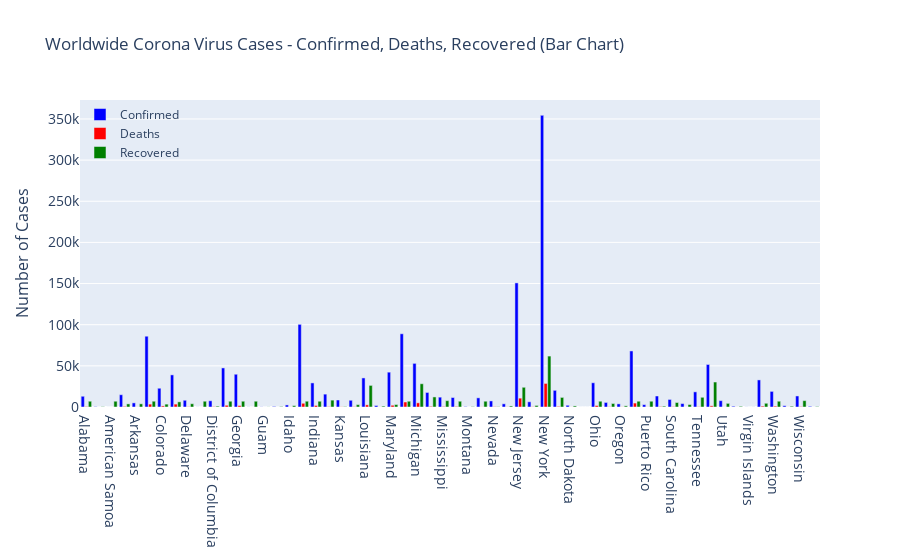

The notebook cell this image was saved under:
### Code cell
fig = go.Figure()
fig.add_trace(go.Bar(x=confirmed['Province_State'],
                y=confirmed['Confirmed'],
                name='Confirmed',
                marker_color='blue'
                ))
fig.add_trace(go.Bar(x=deaths['Province_State'],
                y=deaths['Deaths'],
                name='Deaths',
                marker_color='Red'
                ))
fig.add_trace(go.Bar(x=recovered['Province_State'],
                y=recovered['Recovered'],
                name='Recovered',
                marker_color='Green'
                ))

fig.update_layout(
    title='Worldwide Corona Virus Cases - Confirmed, Deaths, Recovered (Bar Chart)',
    xaxis_tickfont_size=14,
    yaxis=dict(
        title='Number of Cases',
        titlefont_size=16,
        tickfont_size=14,
    ),
    legend=dict(
        x=0,
        y=1.0,
        bgcolor='rgba(255, 255, 255, 0)',
        bordercolor='rgba(255, 255, 255, 0)'
    ),
    barmode='group',
    bargap=0.15, # gap between bars of adjacent location coordinates.
    bargroupgap=0.1 # gap between bars of the same location coordinate.
)
fig.show()

### Figure 1 — Plotly figure (JSON) as saved in the notebook; plotly's stock layout.template omitted (floating-point values rounded to 4 significant figures)
{"data": [{"marker": {"color": "blue"}, "name": "Confirmed", "type": "bar", "x": ["Alabama", "Alaska", "American Samoa", "Arizona", "Arkansas", "California", "Colorado", "Connecticut", "Delaware", "Diamond Princess", "District of Columbia", "Florida", "Georgia", "Grand Princess", "Guam", "Hawaii", "Idaho", "Illinois", "Indiana", "Iowa", "Kansas", "Kentucky", "Louisiana", "Maine", "Maryland", "Massachusetts", "Michigan", "Minnesota", "Mississippi", "Missouri", "Montana", "Nebraska", "Nevada", "New Hampshire", "New Jersey", "New Mexico", "New York", "North Carolina", "North Dakota", "Northern Mariana Islands", "Ohio", "Oklahoma", "Oregon", "Pennsylvania", "Puerto Rico", "Rhode Island", "South Carolina", "South Dakota", "Tennessee", "Texas", "Utah", "Vermont", "Virgin Islands", "Virginia", "Washington", "West Virginia", "Wisconsin", "Wyoming"], "y": [13052, 401, 0, 14906, 5003, 85997, 22797, 39017, 8194, 49, 7551, 47471, 39801, 103, 154, 643, 2506, 100418, 29274, 15620, 8507, 8167, 35316, 1819, 42323, 88970, 53009, 17670, 11967, 11528, 478, 11122, 7388, 3868, 150776, 6317, 354370, 20262, 2095, 21, 29436, 5532, 3801, 68126, 2866, 13356, 9175, 4177, 18412, 51673, 7710, 944, 69, 32908, 18971, 1567, 13413, 787]}, {"marker": {"color": "Red"}, "name": "Deaths", "type": "bar", "x": ["Alabama", "Alaska", "American Samoa", "Arizona", "Arkansas", "California", "Colorado", "Connecticut", "Delaware", "Diamond Princess", "District of Columbia", "Florida", "Georgia", "Grand Princess", "Guam", "Hawaii", "Idaho", "Illinois", "Indiana", "Iowa", "Kansas", "Kentucky", "Louisiana", "Maine", "Maryland", "Massachusetts", "Michigan", "Minnesota", "Mississippi", "Missouri", "Montana", "Nebraska", "Nevada", "New Hampshire", "New Jersey", "New Mexico", "New York", "North Carolina", "North Dakota", "Northern Mariana Islands", "Ohio", "Oklahoma", "Oregon", "Pennsylvania", "Puerto Rico", "Rhode Island", "South Carolina", "South Dakota", "Tennessee", "Texas", "Utah", "Vermont", "Virgin Islands", "Virginia", "Washington", "West Virginia", "Wisconsin", "Wyoming"], "y": [522, 10, 0, 747, 107, 3497, 1299, 3529, 310, 0, 407, 2096, 1697, 3, 5, 17, 77, 4525, 1864, 393, 202, 376, 2608, 73, 2123, 6066, 5060, 786, 570, 640, 16, 138, 377, 190, 10749, 283, 28636, 726, 49, 2, 1781, 299, 144, 4770, 125, 538, 407, 46, 305, 1426, 90, 54, 6, 1075, 1037, 69, 481, 11]}, {"marker": {"color": "Green"}, "name": "Recovered", "type": "bar", "x": ["Alabama", "Alaska", "American Samoa", "Arizona", "Arkansas", "California", "Colorado", "Connecticut", "Delaware", "Diamond Princess", "District of Columbia", "Florida", "Georgia", "Grand Princess", "Guam", "Hawaii", "Idaho", "Illinois", "Indiana", "Iowa", "Kansas", "Kentucky", "Louisiana", "Maine", "Maryland", "Massachusetts", "Michigan", "Minnesota", "Mississippi", "Missouri", "Montana", "Nebraska", "Nevada", "New Hampshire", "New Jersey", "New Mexico", "New York", "North Carolina", "North Dakota", "Northern Mariana Islands", "Ohio", "Oklahoma", "Oregon", "Pennsylvania", "Puerto Rico", "Rhode Island", "South Carolina", "South Dakota", "Tennessee", "Texas", "Utah", "Vermont", "Virgin Islands", "Virginia", "Washington", "West Virginia", "Wisconsin", "Wyoming"], "y": [7007.0, 352, 7007.0, 3773, 3852, 7007.0, 3478, 6264, 3965, 7007.0, 1059, 7007.0, 7007.0, 7007.0, 125, 578, 1668, 7007.0, 7007.0, 8362, 473, 2826, 26249, 1100, 2993, 7007.0, 28234, 12227, 7681, 7007.0, 440, 7007.0, 336, 1275, 23945, 1882, 61886, 11637, 1302, 13, 7007.0, 4266, 1406, 7007.0, 7007.0, 1030, 5451, 3023, 11783, 30341, 4423, 824, 61, 4523, 7007.0, 950, 7728, 528]}], "layout": {"bargap": 0.15, "bargroupgap": 0.1, "barmode": "group", "legend": {"bgcolor": "rgba(255, 255, 255, 0)", "bordercolor": "rgba(255, 255, 255, 0)", "x": 0, "y": 1}, "title": {"text": "Worldwide Corona Virus Cases - Confirmed, Deaths, Recovered (Bar Chart)"}, "xaxis": {"tickfont": {"size": 14}}, "yaxis": {"tickfont": {"size": 14}, "title": {"font": {"size": 16}, "text": "Number of Cases"}}}}
